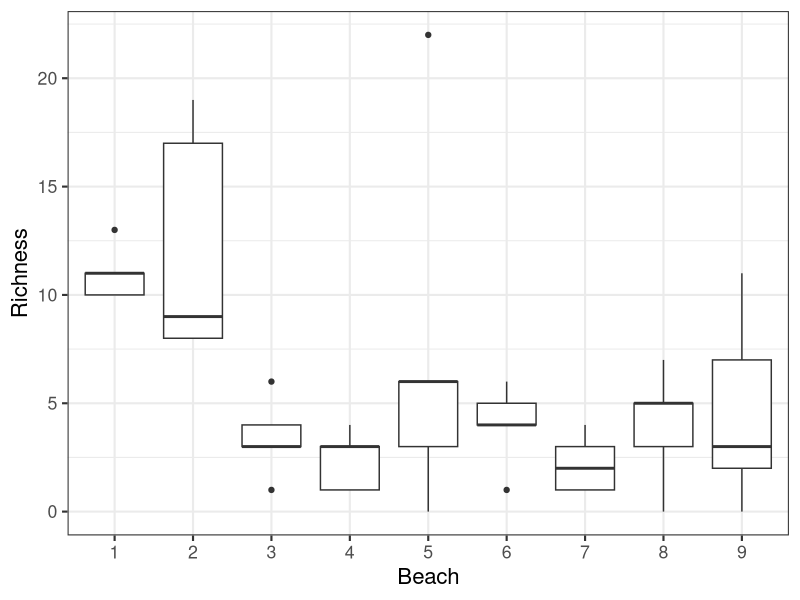
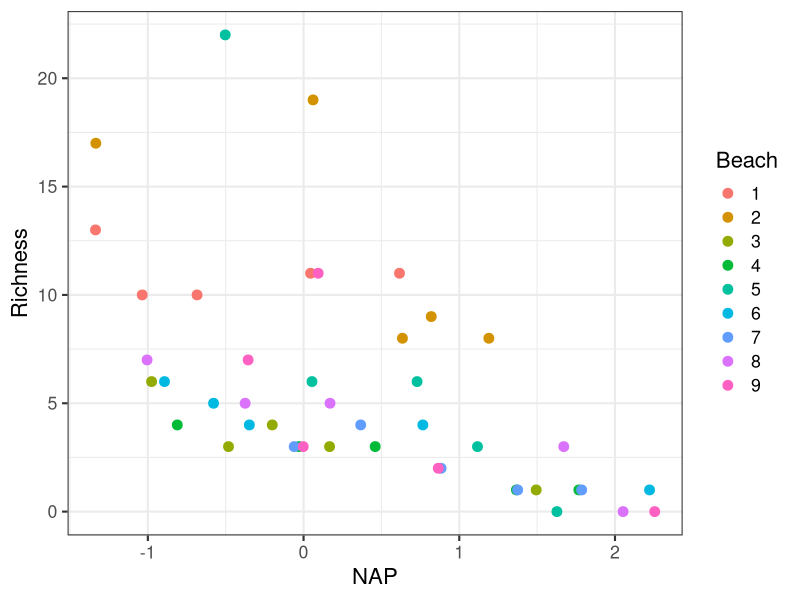
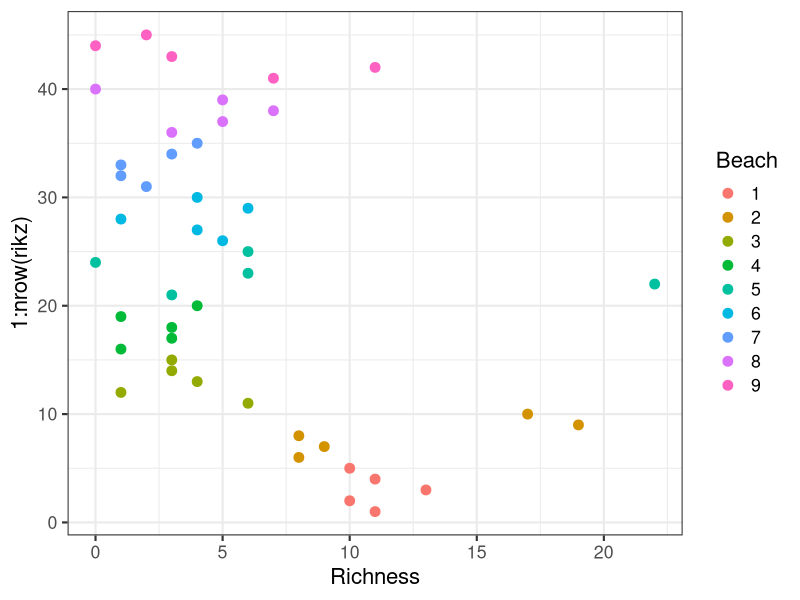
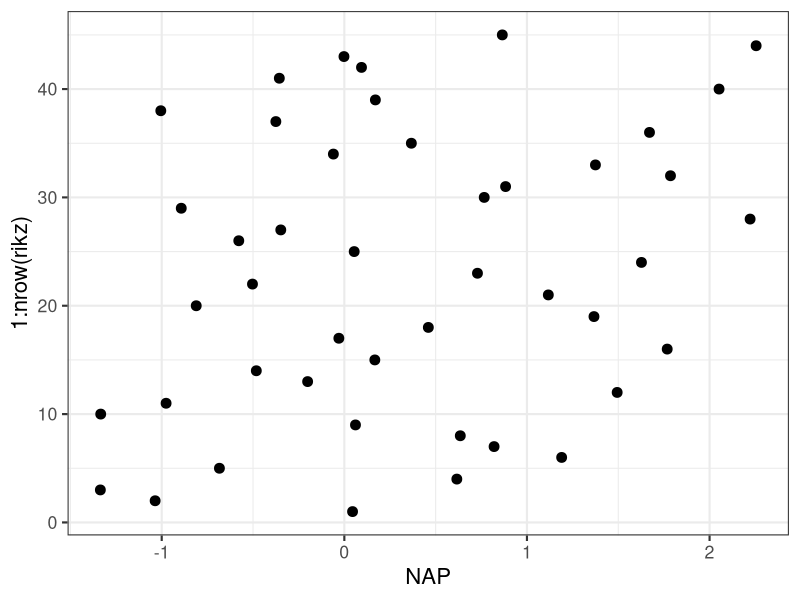
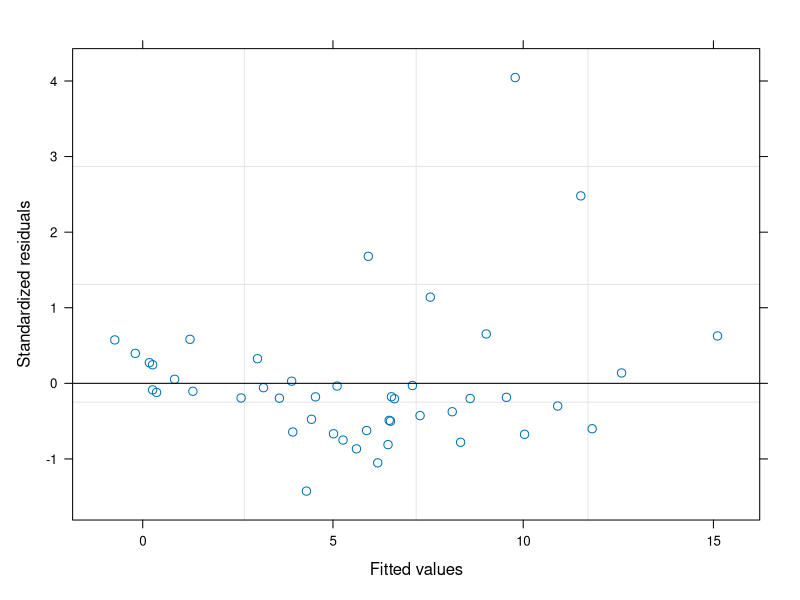
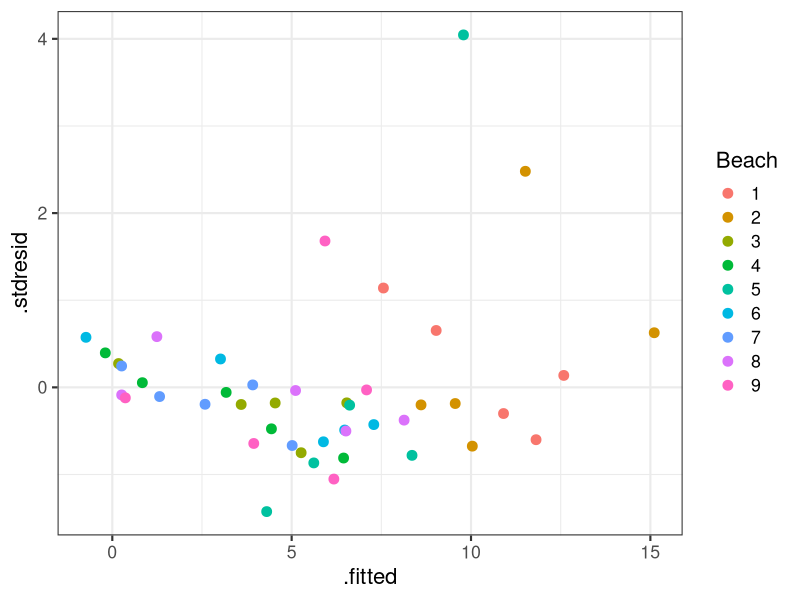
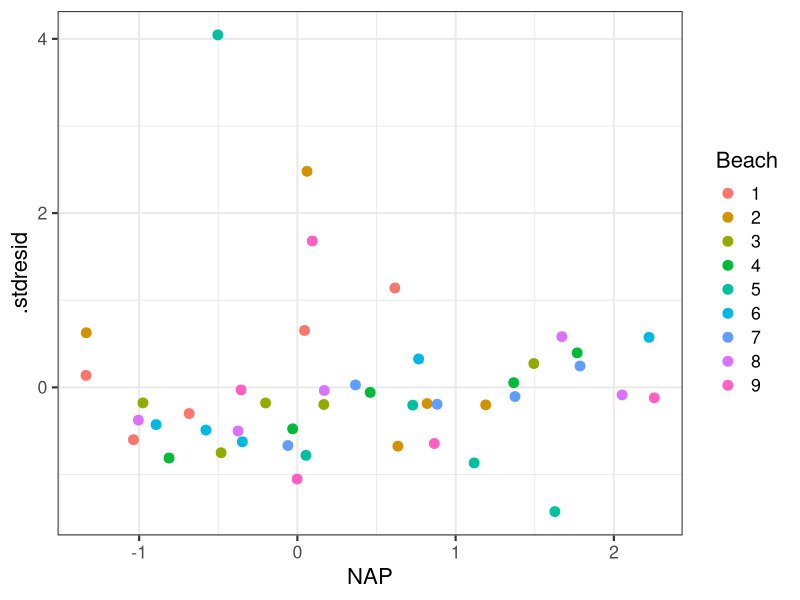
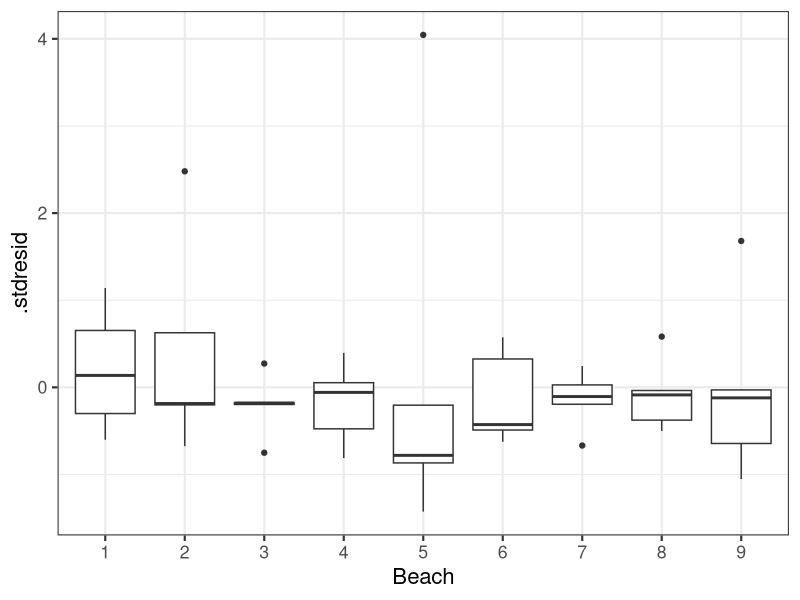

Generate these figures, in order, with R:
#---- Загрузка пакетов и настройка
# Для графиков
library(ggplot2)
theme_set(theme_bw(base_size = 16) +
            theme(legend.key = element_blank()))
update_geom_defaults("point", list(shape = 19, size = 3))
# для смешанных моделей
library(nlme)

#----- Загрузка данных -----
# Пример: видовое богатство на разных пляжак в зависимости от степени открытости и уровня на литорали
rikz <- read.table("RIKZ.csv", header = TRUE, sep = "\t")

#---- I. Знакомство с данными -----
head(rikz)
str(rikz)

# Факторы
rikz$Beach <- factor(rikz$Beach)

# Сколько всего точек данных?
sum(complete.cases(rikz))

# Видовое богатство на разных пляжах
ggplot(rikz, aes(x = Beach, y = Richness)) + geom_boxplot()
# Видовое богатство от уровня на литорали на разных пляжах
ggplot(rikz, aes(x = NAP, y = Richness)) + geom_point(aes(colour = Beach))
# Пляжи различаются по видовому богатству
# Различия между пляжами нужно учесть во время анализа

# Есть ли наблюдения-выбросы? строим dot-plot
ggplot(rikz, aes(x = Richness, y = 1:nrow(rikz), colour = Beach)) + geom_point()
# Подозрительно большой список видов на 5-м пляже
ggplot(rikz, aes(x = NAP, y = 1:nrow(rikz))) + geom_point()
# нет выбросов среди значений NAP

# Как нам учесть изменчивость между пляжами?
# А. Модель с фиксированными факторами
# Это неправильный способ, разберемся почему
# Б. Смешанная модель (со случайными факторами)
# Правильный способ

#---- Модель с фиксированными факторами -----
# Это неправильный способ, разберемся почему
# Сколько параметров будет в модели, где фактор пляж фиксированный?

M0 <- gls(Richness ~ NAP + Beach, data = rikz, method = "REML")
summary(M0)
# Сколько параметров будет в этой модели?
length(coef(M0))
# [1] 10
# Из них на описание фактора Beach пошло 8 параметров (вдобавок к intercept)
# Обычная рекомендация - 15-20 точек данных на параметр
# Сколько всего точек данных?
sum(complete.cases(rikz[, c("Richness", "NAP", "Beach")]))
# [1] 45
# т.е. у нас по-хорошему данных отсилы на 2-3 параметра

#---- II. Смешанная модель ----
# Нам не важны различия между конкретными пляжами
# Мы хотим оценить изменчивость (разброс значений) между отдельными пляжами

#---- 1. Подбор смешанной модели -----
M1 <- lme(Richness ~ NAP, random = ~ 1 | Beach, data = rikz, method = "ML")
summary(M1)

# Все ли в порядке с моделью? Анализ остатков

# 1) График остатков от предсказанных значений
plot(M1)
rikz$.stdresid <- resid(M1, type = "n")
rikz$.fitted <- fitted(M1)
ggplot(rikz, aes(x = .fitted, y = .stdresid)) + geom_point() + aes(colour = Beach)
# Есть большие остатки, намек на гетерогенность дисперсий

# 2) График остатков от ковариат в модели
p <- ggplot(rikz, aes(y = .stdresid))
p + geom_point(aes(x = NAP)) + aes(colour = Beach)
# большой остаток у наблюдения с 5-го пляжа
p + geom_boxplot(aes(x = Beach))
# Гетерогенность дисперсий. Пока оставим все как есть

# 3) График остатков от ковариат не вошедших в модель (нет ли других нужных переменных?), если есть
p + geom_point(aes(x = Exposure)) + aes(colour = Beach)

# 4) График остатков от времени, если есть

# 5) График остатков от координат проб, если есть

#----- 2. Какие из фиксированных факторов влияют? -----
# Один из трех вариантов:

#A. По значениям t-(или -z) статистики (REML оценка)
# приблизительный результат
# годится для факторов, если не больше 2 уровней
summary(M1)
# здесь не годится - уровней больше 2

#B. F-критерий - приблизительный результат (REML оценка)
# зависит от порядка включения предикторов в модель
anova(M1)
# Годится, т.к. один предиктор
# Вывод: богатство зависит от уровня на литорали

#C. likelihood ratio test или AIC (ML оценка)
# Один из двух вариантов:

# С.1. Попарное сравнение вложенных моделей при помощи likelihood ratio test дает более точные выводы, чем F и t(z)
M1.ml <- lme(Richness ~ NAP, random = ~1|Beach, data = rikz, method = "ML")
M2.ml <- update(M1.ml, . ~ . - NAP)
anova(M1.ml, M2.ml)

# df теста - это разница df сравниваемых моделей = 6 - 3 = 3
# В тексте можно написать
# Видовое богатство меняется в зависимости от уровня на литорали
# (L = 21.47, df = 1, p < 0.01)

# С.2. Сравнение моделей по AIC
AIC(M1.ml, M2.ml)
# AIC меньше у модели с NAP, значит уровень на литорали влияет на видовое богатство

#----- 3. Представление результатов -----

# REML оценка параметров (более точна)
MFinal <- lme(Richness ~ NAP, random = ~1|Beach, method = "REML", data = rikz)

# Проверка финальной модели (те же графики, что и в п.1)
# Поскольку модель у нас не изменилась, не привожу их здесь
# Все ли в порядке с моделью? Анализ остатков
# 1) График остатков от предсказанных значений
# 2) График остатков от ковариат в модели
# 3) График остатков от ковариат не вошедших в модель (нет ли других нужных переменных?), если есть
# 4) График остатков от времени, если есть
# 5) График остатков от координат проб, если есть

#----- Запись модели -----

summary(MFinal)
# Уравнение модели
# Richness_ij = beta_0 + beta_1 * NAP_ij + a_i + e_ij
# a_i  ~ N(0, sigma_Beach^2) (случайный эффект пляжа)
# e_ij ~ N(0, sigma^2) (остатки)
#   i = 1,....., 6 (число пляжей)
#   j = 1, ..., n (число наблюдений для пляжа)

#----- Внутриклассовая корреляция -----
# мера силы влияния случайного эффекта
# формула:
# sigma_Beach^2 / (sigma_Beach^2 + sigma^2)

# В результатах summary(MFinal)
# Random effects:
# Random effects:
#   Formula: ~1 | Beach
# (Intercept) Residual
# StdDev:       2.944     3.06

# Вычисляем внутриклассовую корреляцию
2.944^2 / (2.944^2 + 3.06^2)
# [1] 0.4807
# Значения видового богатства внутри одного пляжа похожи, эффект пляжа нельзя игнорировать в анализе

#---- График предсказанных значений для результатов -----

# 1) Создаем новый датафрейм, для которого будем предсказывать
minmax <- range(rikz$NAP)
new_data <- expand.grid(NAP = seq(from = minmax[1],
                                 to = minmax[2],
                                 length=100),
            Beach = levels(rikz$Beach))

# 2) Матрица линейной модели
X <- model.matrix(~ NAP, data = new_data)

# 3) Вычисляем предсказанные значения одним из двух способов
# level = 0 - для фиксированных эффектов (т.е. без учета пляжа)
new_data$.fitted <- predict(MFinal, new_data, level = 0)
# или то же самое при помощи матриц
# Y = X * BETA
# BETA = fixef(MFinal) # это вектор значений коэффициентов при фикс. факторах
# т.е. предсказанные значения по фикс. части модели:
new_data$.fitted <- X %*% fixef(MFinal) # beta_0 + beta * NAP

# 4) Вычисляем стандартные ошибки предсказанных значений
# это квадратный корень из диагональных элементов
# матрицы ковариаций предсказанных значений X * cov(BETA) * t(X)
new_data$.se <- sqrt( diag(X %*% vcov(MFinal) %*% t(X)) )

# 5) Строим график предсказанных значений
head(new_data)
# a) график где по одной точке для каждого уровня фактора,
# +/- 95% доверит. интервал (1.98 * стандартная ошибка, которая учитывает различия между пляжами)
ggplot(new_data) +
  geom_point(data = rikz, aes(x = NAP, y = Richness)) +
  geom_ribbon(alpha = 0.2, aes(x = NAP,
                      y = .fitted,
                      ymin = .fitted - 1.98 * .se,
                      ymax = .fitted + 1.98 * .se))

# Если хотите посмотреть на предсказания для каждого пляжа - пожалуйста
# beta_0 + beta * NAP + случайный эффект пляжа
new_data$.fitted1 <- predict(MFinal, new_data, level = 1)

# Обрезаем диапазоны по оси х, чтобы не предсказывать вне области определения нашей модели
get_filter <- function(data, x_var, facet_var, new_data) {
  rng <- with(data, tapply(get(x_var), get(facet_var), range))
  filters <- mapply(FUN = function(x, y){
    new_data[new_data[, facet_var] == y, x_var] >= x[1] &
      new_data[new_data[, facet_var] == y, x_var] <= x[2]
  },
  x = rng, y = levels(new_data[, facet_var]))
  fltr <- Reduce(c, filters)
  return(fltr)
}
myfltr <- get_filter(data = rikz, x_var = "NAP",
                     facet_var = "Beach",
                     new_data = new_data)
new_data1 <- new_data[myfltr, ]

# График с предсказаниями для индивидуальных уровней случайного фактора
ggplot(new_data1, aes(x = NAP, y = .fitted1, group = Beach)) +
  geom_ribbon(aes(fill = Beach,
                  ymin = .fitted1 - 1.98 * .se,
                  ymax = .fitted1 + 1.98 * .se),
              alpha = 0.5) +
  geom_point(data = rikz, aes(x = NAP, y = Richness)) +
  geom_line() +
  facet_wrap(~Beach)

